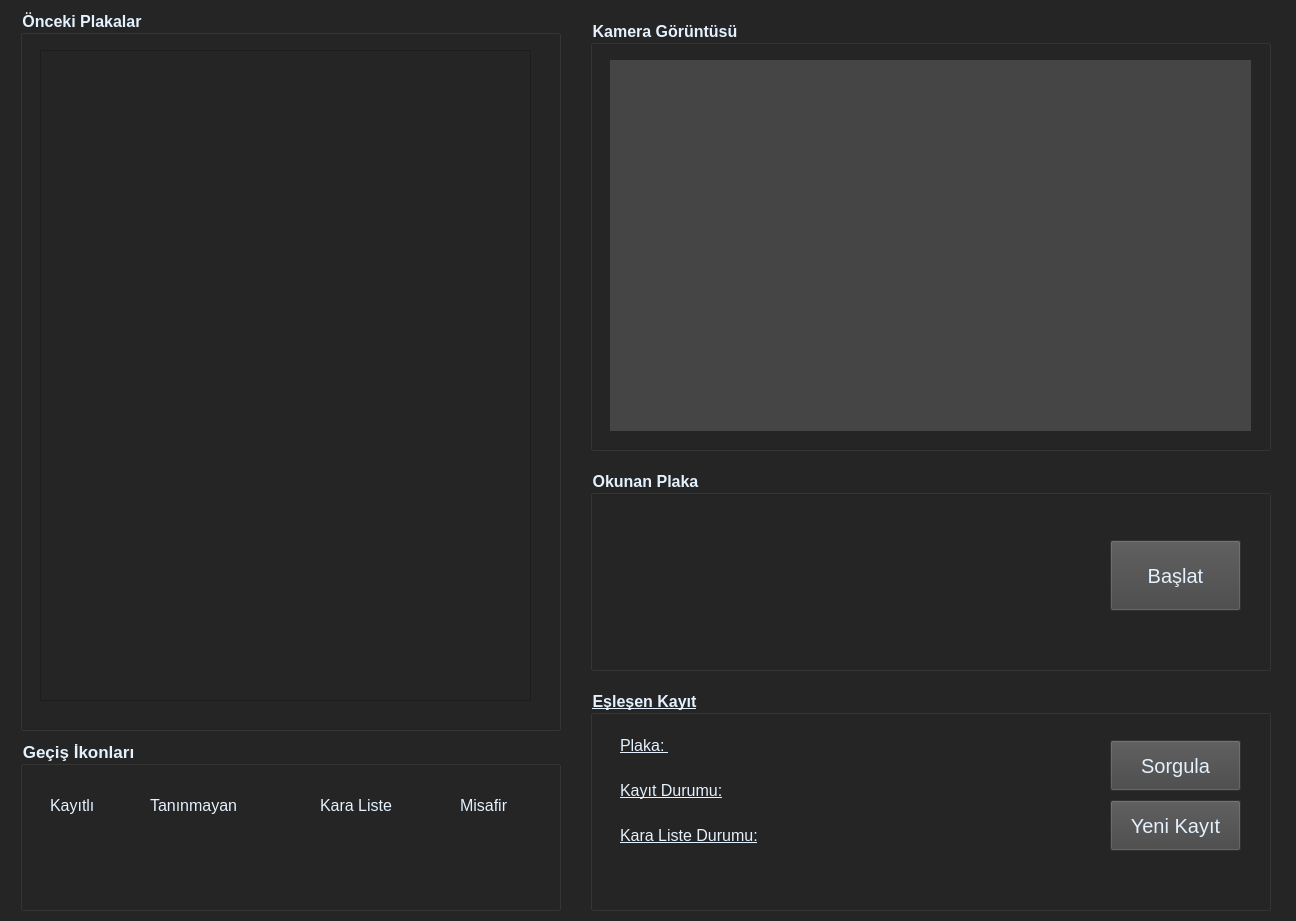
<?xml version="1.0" encoding="UTF-8"?>
<ui version="4.0">
 <class>LPR_App</class>
 <widget class="QWidget" name="LPR_App">
  <property name="geometry">
   <rect>
    <x>0</x>
    <y>0</y>
    <width>1296</width>
    <height>921</height>
   </rect>
  </property>
  <property name="sizePolicy">
   <sizepolicy hsizetype="Ignored" vsizetype="Ignored">
    <horstretch>0</horstretch>
    <verstretch>0</verstretch>
   </sizepolicy>
  </property>
  <property name="windowTitle">
   <string>Form</string>
  </property>
  <property name="styleSheet">
   <string notr="true">background-color: #252525</string>
  </property>
  <widget class="QGroupBox" name="GroupBoxPreviousPlates">
   <property name="geometry">
    <rect>
     <x>20</x>
     <y>10</y>
     <width>541</width>
     <height>721</height>
    </rect>
   </property>
   <property name="font">
    <font>
     <family>Segoe UI</family>
     <pointsize>12</pointsize>
     <weight>75</weight>
     <bold>true</bold>
    </font>
   </property>
   <property name="styleSheet">
    <string notr="true">color: #e4f1fe</string>
   </property>
   <property name="title">
    <string>Önceki Plakalar</string>
   </property>
   <widget class="QTableView" name="tableViewPreviousPlates">
    <property name="geometry">
     <rect>
      <x>20</x>
      <y>40</y>
      <width>491</width>
      <height>651</height>
     </rect>
    </property>
   </widget>
  </widget>
  <widget class="QGroupBox" name="GroupBoxPassIcons">
   <property name="geometry">
    <rect>
     <x>20</x>
     <y>740</y>
     <width>541</width>
     <height>171</height>
    </rect>
   </property>
   <property name="font">
    <font>
     <family>Segoe UI</family>
     <pointsize>13</pointsize>
     <weight>75</weight>
     <bold>true</bold>
    </font>
   </property>
   <property name="styleSheet">
    <string notr="true">color: #e4f1fe</string>
   </property>
   <property name="title">
    <string>Geçiş İkonları</string>
   </property>
   <widget class="QLabel" name="LabelRegisteredHeader">
    <property name="geometry">
     <rect>
      <x>30</x>
      <y>50</y>
      <width>61</width>
      <height>31</height>
     </rect>
    </property>
    <property name="font">
     <font>
      <family>Segoe UI</family>
      <pointsize>12</pointsize>
     </font>
    </property>
    <property name="text">
     <string>Kayıtlı</string>
    </property>
   </widget>
   <widget class="QLabel" name="LabelUnrecognizedHeader">
    <property name="geometry">
     <rect>
      <x>130</x>
      <y>50</y>
      <width>111</width>
      <height>31</height>
     </rect>
    </property>
    <property name="font">
     <font>
      <pointsize>12</pointsize>
     </font>
    </property>
    <property name="text">
     <string>Tanınmayan</string>
    </property>
   </widget>
   <widget class="QLabel" name="LabelGuestHeader">
    <property name="geometry">
     <rect>
      <x>440</x>
      <y>50</y>
      <width>61</width>
      <height>31</height>
     </rect>
    </property>
    <property name="font">
     <font>
      <pointsize>12</pointsize>
     </font>
    </property>
    <property name="text">
     <string>Misafir</string>
    </property>
   </widget>
   <widget class="QLabel" name="LabelBlackListedHeader">
    <property name="geometry">
     <rect>
      <x>300</x>
      <y>50</y>
      <width>91</width>
      <height>31</height>
     </rect>
    </property>
    <property name="font">
     <font>
      <pointsize>12</pointsize>
     </font>
    </property>
    <property name="text">
     <string>Kara Liste</string>
    </property>
   </widget>
   <widget class="QLabel" name="LabelRegisteredIcon">
    <property name="geometry">
     <rect>
      <x>30</x>
      <y>90</y>
      <width>50</width>
      <height>50</height>
     </rect>
    </property>
    <property name="text">
     <string/>
    </property>
   </widget>
   <widget class="QLabel" name="LabelUnrecognizedIcon">
    <property name="geometry">
     <rect>
      <x>150</x>
      <y>90</y>
      <width>50</width>
      <height>50</height>
     </rect>
    </property>
    <property name="text">
     <string/>
    </property>
   </widget>
   <widget class="QLabel" name="LabelGuestIcon">
    <property name="geometry">
     <rect>
      <x>440</x>
      <y>90</y>
      <width>50</width>
      <height>50</height>
     </rect>
    </property>
    <property name="text">
     <string/>
    </property>
   </widget>
   <widget class="QLabel" name="LabelBlackListedIcon">
    <property name="geometry">
     <rect>
      <x>310</x>
      <y>90</y>
      <width>50</width>
      <height>50</height>
     </rect>
    </property>
    <property name="text">
     <string/>
    </property>
   </widget>
  </widget>
  <widget class="QGroupBox" name="GroupBoxReadingLP">
   <property name="geometry">
    <rect>
     <x>590</x>
     <y>470</y>
     <width>681</width>
     <height>201</height>
    </rect>
   </property>
   <property name="font">
    <font>
     <family>Segoe UI</family>
     <pointsize>12</pointsize>
     <weight>75</weight>
     <bold>true</bold>
    </font>
   </property>
   <property name="styleSheet">
    <string notr="true">color: #e4f1fe</string>
   </property>
   <property name="title">
    <string>Okunan Plaka</string>
   </property>
   <widget class="QPushButton" name="ButtonStartReading">
    <property name="geometry">
     <rect>
      <x>520</x>
      <y>70</y>
      <width>131</width>
      <height>71</height>
     </rect>
    </property>
    <property name="font">
     <font>
      <family>Segoe UI</family>
      <pointsize>15</pointsize>
      <weight>50</weight>
      <bold>false</bold>
     </font>
    </property>
    <property name="cursor">
     <cursorShape>PointingHandCursor</cursorShape>
    </property>
    <property name="mouseTracking">
     <bool>true</bool>
    </property>
    <property name="styleSheet">
     <string notr="true">background-color: #454545;
color: #e4f1fe;</string>
    </property>
    <property name="text">
     <string>Başlat</string>
    </property>
   </widget>
   <widget class="QLabel" name="LabelReadingLPText">
    <property name="geometry">
     <rect>
      <x>140</x>
      <y>40</y>
      <width>351</width>
      <height>70</height>
     </rect>
    </property>
    <property name="font">
     <font>
      <pointsize>38</pointsize>
     </font>
    </property>
    <property name="text">
     <string/>
    </property>
   </widget>
   <widget class="QLabel" name="LabelReadingLPIcon">
    <property name="geometry">
     <rect>
      <x>30</x>
      <y>40</y>
      <width>70</width>
      <height>70</height>
     </rect>
    </property>
    <property name="text">
     <string/>
    </property>
   </widget>
   <widget class="QProgressBar" name="ProgressBarReadingCountdown">
    <property name="geometry">
     <rect>
      <x>30</x>
      <y>150</y>
      <width>461</width>
      <height>23</height>
     </rect>
    </property>
    <property name="autoFillBackground">
     <bool>false</bool>
    </property>
    <property name="styleSheet">
     <string notr="true">QProgressBar {
     border: 2px solid #252525;
     border-radius: 5px;
     background-color: #252525;
 }

 QProgressBar::chunk {
     background-color: #1C6F8D;
     width: 20px;
 }</string>
    </property>
    <property name="value">
     <number>0</number>
    </property>
    <property name="textVisible">
     <bool>false</bool>
    </property>
    <property name="format">
     <string/>
    </property>
   </widget>
  </widget>
  <widget class="QGroupBox" name="GroupBoxWebcamCapture">
   <property name="geometry">
    <rect>
     <x>590</x>
     <y>20</y>
     <width>681</width>
     <height>431</height>
    </rect>
   </property>
   <property name="font">
    <font>
     <pointsize>12</pointsize>
     <weight>75</weight>
     <bold>true</bold>
    </font>
   </property>
   <property name="styleSheet">
    <string notr="true">color: #e4f1fe</string>
   </property>
   <property name="title">
    <string>Kamera Görüntüsü</string>
   </property>
   <widget class="QLabel" name="LabelWebcamFrame">
    <property name="geometry">
     <rect>
      <x>20</x>
      <y>40</y>
      <width>641</width>
      <height>371</height>
     </rect>
    </property>
    <property name="autoFillBackground">
     <bool>false</bool>
    </property>
    <property name="styleSheet">
     <string notr="true">QLabel {
	background-color:  #454545;
}</string>
    </property>
    <property name="text">
     <string/>
    </property>
   </widget>
  </widget>
  <widget class="QGroupBox" name="GroupBoxMatchingVehicleInfo">
   <property name="geometry">
    <rect>
     <x>590</x>
     <y>690</y>
     <width>681</width>
     <height>221</height>
    </rect>
   </property>
   <property name="font">
    <font>
     <family>Segoe UI</family>
     <pointsize>12</pointsize>
     <weight>75</weight>
     <bold>true</bold>
     <underline>true</underline>
     <strikeout>false</strikeout>
    </font>
   </property>
   <property name="styleSheet">
    <string notr="true">color: #e4f1fe</string>
   </property>
   <property name="title">
    <string>Eşleşen Kayıt</string>
   </property>
   <widget class="QLabel" name="LabelLPHeader">
    <property name="geometry">
     <rect>
      <x>30</x>
      <y>40</y>
      <width>171</width>
      <height>31</height>
     </rect>
    </property>
    <property name="font">
     <font>
      <family>Segoe UI</family>
      <pointsize>12</pointsize>
      <underline>true</underline>
      <strikeout>false</strikeout>
     </font>
    </property>
    <property name="text">
     <string>Plaka: </string>
    </property>
   </widget>
   <widget class="QLabel" name="LabelBLStatusHeader">
    <property name="geometry">
     <rect>
      <x>30</x>
      <y>85</y>
      <width>171</width>
      <height>31</height>
     </rect>
    </property>
    <property name="font">
     <font>
      <family>Segoe UI</family>
      <pointsize>12</pointsize>
      <underline>true</underline>
      <strikeout>false</strikeout>
     </font>
    </property>
    <property name="text">
     <string>Kayıt Durumu:</string>
    </property>
   </widget>
   <widget class="QLabel" name="LabelRegisterStatusHeader">
    <property name="geometry">
     <rect>
      <x>30</x>
      <y>130</y>
      <width>171</width>
      <height>31</height>
     </rect>
    </property>
    <property name="font">
     <font>
      <family>Segoe UI</family>
      <pointsize>12</pointsize>
      <underline>true</underline>
      <strikeout>false</strikeout>
     </font>
    </property>
    <property name="text">
     <string>Kara Liste Durumu:</string>
    </property>
   </widget>
   <widget class="QLabel" name="LabelLPText">
    <property name="geometry">
     <rect>
      <x>230</x>
      <y>40</y>
      <width>191</width>
      <height>31</height>
     </rect>
    </property>
    <property name="font">
     <font>
      <family>Segoe UI</family>
      <pointsize>12</pointsize>
     </font>
    </property>
    <property name="text">
     <string/>
    </property>
   </widget>
   <widget class="QLabel" name="LabelBLStatusText">
    <property name="geometry">
     <rect>
      <x>230</x>
      <y>130</y>
      <width>191</width>
      <height>31</height>
     </rect>
    </property>
    <property name="font">
     <font>
      <family>Segoe UI</family>
      <pointsize>12</pointsize>
     </font>
    </property>
    <property name="text">
     <string/>
    </property>
   </widget>
   <widget class="QLabel" name="LabelRegisterStatusText">
    <property name="geometry">
     <rect>
      <x>230</x>
      <y>90</y>
      <width>191</width>
      <height>31</height>
     </rect>
    </property>
    <property name="font">
     <font>
      <family>Segoe UI</family>
      <pointsize>12</pointsize>
     </font>
    </property>
    <property name="text">
     <string/>
    </property>
   </widget>
   <widget class="QPushButton" name="ButtonQueryVehicleInfoInDB">
    <property name="geometry">
     <rect>
      <x>520</x>
      <y>50</y>
      <width>131</width>
      <height>51</height>
     </rect>
    </property>
    <property name="font">
     <font>
      <family>Segoe UI</family>
      <pointsize>15</pointsize>
      <weight>50</weight>
      <bold>false</bold>
     </font>
    </property>
    <property name="cursor">
     <cursorShape>PointingHandCursor</cursorShape>
    </property>
    <property name="mouseTracking">
     <bool>true</bool>
    </property>
    <property name="styleSheet">
     <string notr="true">background-color: #454545;
color: #e4f1fe;</string>
    </property>
    <property name="text">
     <string>Sorgula</string>
    </property>
   </widget>
   <widget class="QPushButton" name="ButtonInsertNewVehicle">
    <property name="geometry">
     <rect>
      <x>520</x>
      <y>110</y>
      <width>131</width>
      <height>51</height>
     </rect>
    </property>
    <property name="font">
     <font>
      <family>Segoe UI</family>
      <pointsize>15</pointsize>
      <weight>50</weight>
      <bold>false</bold>
     </font>
    </property>
    <property name="cursor">
     <cursorShape>PointingHandCursor</cursorShape>
    </property>
    <property name="mouseTracking">
     <bool>true</bool>
    </property>
    <property name="styleSheet">
     <string notr="true">background-color: #454545;
color: #e4f1fe;</string>
    </property>
    <property name="text">
     <string>Yeni Kayıt</string>
    </property>
   </widget>
   <widget class="QLabel" name="LabelNotificationMesssage">
    <property name="geometry">
     <rect>
      <x>90</x>
      <y>170</y>
      <width>561</width>
      <height>30</height>
     </rect>
    </property>
    <property name="font">
     <font>
      <family>Segoe UI</family>
      <pointsize>12</pointsize>
      <underline>false</underline>
      <strikeout>false</strikeout>
     </font>
    </property>
    <property name="text">
     <string/>
    </property>
   </widget>
   <widget class="QLabel" name="LabelLabelNotificationMesssageIcon">
    <property name="geometry">
     <rect>
      <x>40</x>
      <y>170</y>
      <width>30</width>
      <height>30</height>
     </rect>
    </property>
    <property name="text">
     <string/>
    </property>
   </widget>
  </widget>
 </widget>
 <resources/>
 <connections/>
</ui>
